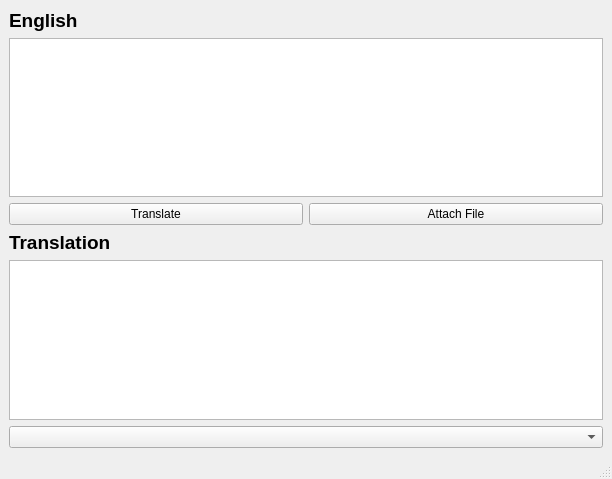
<?xml version="1.0" encoding="UTF-8"?>
<ui version="4.0">
 <class>MainWindow</class>
 <widget class="QMainWindow" name="MainWindow">
  <property name="geometry">
   <rect>
    <x>0</x>
    <y>0</y>
    <width>612</width>
    <height>479</height>
   </rect>
  </property>
  <property name="windowTitle">
   <string>Translator App</string>
  </property>
  <widget class="QWidget" name="centralwidget">
   <layout class="QVBoxLayout" name="vertical_layout">
    <item>
     <widget class="QLabel" name="input_label">
      <property name="font">
       <font>
        <pointsize>14</pointsize>
        <weight>75</weight>
        <bold>true</bold>
       </font>
      </property>
      <property name="text">
       <string>English</string>
      </property>
     </widget>
    </item>
    <item>
     <widget class="QTextEdit" name="input_text_edit">
      <property name="font">
       <font>
        <family>Times New Roman</family>
        <pointsize>10</pointsize>
       </font>
      </property>
     </widget>
    </item>
    <item>
     <layout class="QHBoxLayout" name="button_layout">
      <item>
       <widget class="QPushButton" name="translate_button">
        <property name="text">
         <string>Translate</string>
        </property>
       </widget>
      </item>
      <item>
       <widget class="QPushButton" name="attach_file_button">
        <property name="text">
         <string>Attach File</string>
        </property>
       </widget>
      </item>
     </layout>
    </item>
    <item>
     <widget class="QLabel" name="output_label">
      <property name="font">
       <font>
        <pointsize>14</pointsize>
        <weight>75</weight>
        <bold>true</bold>
       </font>
      </property>
      <property name="text">
       <string>Translation</string>
      </property>
     </widget>
    </item>
    <item>
     <widget class="QTextEdit" name="output_text_edit">
      <property name="font">
       <font>
        <family>Times New Roman</family>
        <pointsize>10</pointsize>
       </font>
      </property>
      <property name="readOnly">
       <bool>true</bool>
      </property>
     </widget>
    </item>
    <item>
     <widget class="QComboBox" name="language_combo_box"/>
    </item>
   </layout>
  </widget>
  <widget class="QMenuBar" name="menubar">
   <property name="geometry">
    <rect>
     <x>0</x>
     <y>0</y>
     <width>612</width>
     <height>21</height>
    </rect>
   </property>
  </widget>
  <widget class="QStatusBar" name="statusbar"/>
 </widget>
 <resources/>
 <connections/>
</ui>
